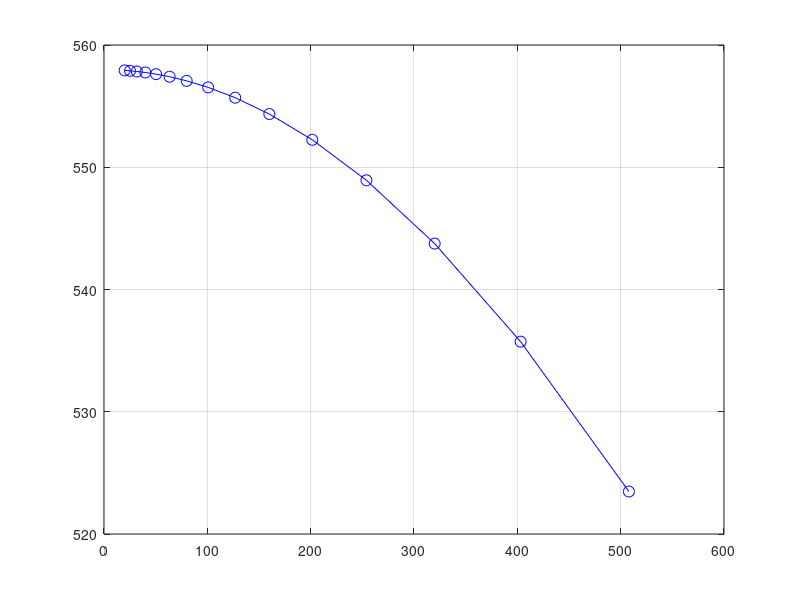

The MATLAB source for this figure: (Note: this script raises an error after producing the figure.)
clear ;
clc;

% =========================
%     Octave Frequency
% =========================

nf=15;                             
f=ones(nf,1);
f(1)=20;                            
for i=2:nf
f(i)=f(i-1).*(2.^(1/3));             
end
f_signal = f;
f=f';
f_lr=f.*(2.^(-1/6));
f_up=f.*(2.^(1/6));
delta_f=f_up-f_lr;
                           
 alpha = 0;                             
 M =0.8;            % 0.95; 
 T_infty = 265.9574468;
 u_infty = M*sqrt(1.4*287*T_infty);                     % 264.43           % As per the simulation data
 rho_infty = 1.481178627;              
 nu = 0.0000168025518/rho_infty;
 q = 0.5*rho_infty*u_infty^2;
 F = 1 + 0.13*M^2;

 %  alpha = 0;                             
 % M =1.05;            % 0.95; 
 % T_infty = 245.800;
 % u_infty = M*sqrt(1.4*287*T_infty);                     % 264.43           % As per the simulation data
 % rho_infty = 1.21628;              
 % nu = 0.000015773/rho_infty;
 % q = 0.5*rho_infty*u_infty^2;
 % F = 1 + 0.13*M^2;
% 
% alpha = 0;                             
%  M = 3.2;            % 0.95; 
%  T_infty = 212.390;
%  u_infty = M*sqrt(1.4*287*T_infty);                     % 264.43           % As per the simulation data
%  rho_infty = 0.2944;              
%  nu = 0.000047488;
%  q = 0.5*rho_infty*u_infty^2;
%  F = 1 + 0.13*M^2;

%  alpha = 0;                             
% M = 0.95; 
% T_infty = 253.72544;
% u_infty = M*sqrt(1.4*287*T_infty);                     % 264.43           % As per the simulation data
% rho_infty = 0.503358164;              
% nu = 0.00003214958791;
% q = 0.5*rho_infty*u_infty^2;
% F = 1 + 0.13*M^2;


%  alpha = 0;                             
% M = 0.95; 
% T_infty = 286.8607;
% u_infty = M*sqrt(1.4*287*T_infty);                     % 264.43           % As per the simulation data
% rho_infty = 0.91498796;              
% nu = 0.0000194882;
% q = 0.5*rho_infty*u_infty^2;
% F = 1 + 0.13*M^2;

  % alpha = 0;                             
  % M = 1.3; 
  % T_infty = 221.46;
  % u_infty = M*sqrt(1.4*287*T_infty);                     % 264.43           % As per the simulation data
  % rho_infty = 0.3388;              
  % nu = 0.000042737;
  % q = 0.5*rho_infty*u_infty^2;
  % F = 1 + 0.13*M^2;
  
    % alpha = 0;                             
    % M = 0.95; 
    % T_infty = 254.129;
    % u_infty = M*sqrt(1.4*287*T_infty);                     % 264.43           % As per the simulation data
    % rho_infty = 1.3219;              
    % nu = 0.00001225;
    % q = 0.5*rho_infty*u_infty^2;
    % F = 1 + 0.13*M^2;

%% 

disp("Flow regions that can be solved")
disp("  ")

disp(" 1 --> for Attached flow region ")

disp(" ")


disp(" ");

% -----------------------------------------------------------------
%                      Attached Region
% -----------------------------------------------------------------

xs =0.79;
Rexs = (u_infty*xs)/nu;
delta_star_a = (0.0371/(Rexs)^(0.2)*((9/7 + 0.475*M^2)/(1 + 0.13*M^2)^0.64))*xs;
omega_a = (2*pi*f*delta_star_a)/u_infty;


C_a = 12;
factor = C_a;
Prms_q_a = 0.010/F;
Prms_q_s = max(0.026,(0.041/ (1 + 1.606*M^2)));
%Prms_q_s = 0.04;
P1 = Prms_q_s;

markers = {'o'};
colors = lines(length(factor));

figure(1)
% =================================================
%  Power Spectral Density for Expansion Corner
% =================================================
for idx = 1:1
    G(idx,:) = (4*(P1)^2*factor(idx)*(F^(1.433)./(1 + factor(idx)^2*F^(2.867).*omega_a.^2)))*(q^2*delta_star_a/u_infty);
    figure(1)
    %plot(f,G(idx,:),"Color","b","LineWidth",0.7,"Marker","o");
    plot(f, G(idx,:), ...
        'Color', colors(idx,:), ...
        'LineWidth', 0.7, ...
        'Marker', markers{idx}, ...
        'MarkerSize', 8, ...
        'DisplayName', sprintf('Factor = %d', factor(idx)));
    hold on
    grid on
    ax = gca;
    ax.XMinorGrid = "on";
    ax.YMinorGrid = "on";
    ax.XMinorTick = "on";
    ax.YMinorTick = "on";
    ax.TickLength = [0.02 0.01];  % [major minor]
    xlabel("Frequency (in Hz)")
    ylabel("(PSD)")
    title(" Attached flow region")
    legend("C = 1(actual)","C = 2","C = 3","C = 4","C = 9")
    pbaspect([1,1,1]);
    xlim([-1000 12000]);
end


figure(2)
for jdx = 1:1
    PSD = G'; 
    p_ref = 20e-6;                       % Reference sound pressure level (20 µPa)
    %delta_f = delta_f';
    del = delta_f';
    P = PSD.*del;
    SPL(:,jdx) = 10 * log10(P(:,jdx) / p_ref^2);
    OASPL(:,jdx) = 10 * log10(sum(10.^(SPL(:,jdx)./10)))
    semilogx(f,SPL(:,jdx),'Color', colors(jdx,:), ...
        'LineWidth', 0.7, ...
        'Marker', markers{jdx}, ...
        'MarkerSize', 8, ...
        'DisplayName', sprintf('Factor = %d', factor(jdx)))
    hold on
    grid on
    ax = gca;
    ax.XMinorGrid = "on";
    ax.YMinorGrid = "on";
    ax.XMinorTick = "on";
    ax.YMinorTick = "on";
    ax.TickLength = [0.02 0.01];  % [major minor]
    xlabel("Frequency (in Hz)")
    ylabel("SPL (in dB)")
    title(" Attached flow region")  
    ylim([100 170])
end


hold on
load("attached.txt")
semilogx(attached(:,1),attached(:,2),"-o","Color","r")
legend("C = 1(actual)","Literature","location","northwest")
